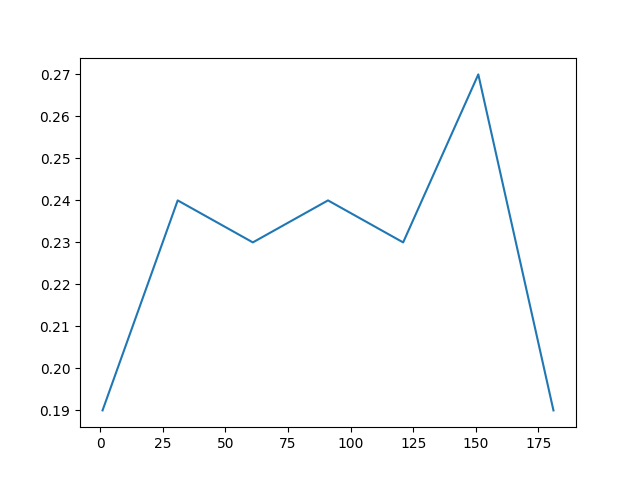

Here is the Python script that generated this plot:
import os
from matplotlib import pyplot as plt
if __name__=="__main__":
    test=[]
    for i in range(1,200,30):
        test_batch = 100
        fail=0
        for epoch in range(test_batch):
            if epoch%10==0:
                print(f"test {i:d} {epoch/test_batch:.2f} finished")
            exit_code=os.system(f"./main {i:d}  > /dev/null 2>&1")
            if exit_code!=0:
                fail+=1
        test.append(fail/test_batch)
        print(f"test {i:d} finished")
        print(f"fail rate: {fail/test_batch:.2f}")
    plt.plot(range(1,200,30),test)
    plt.savefig("./test.png")

